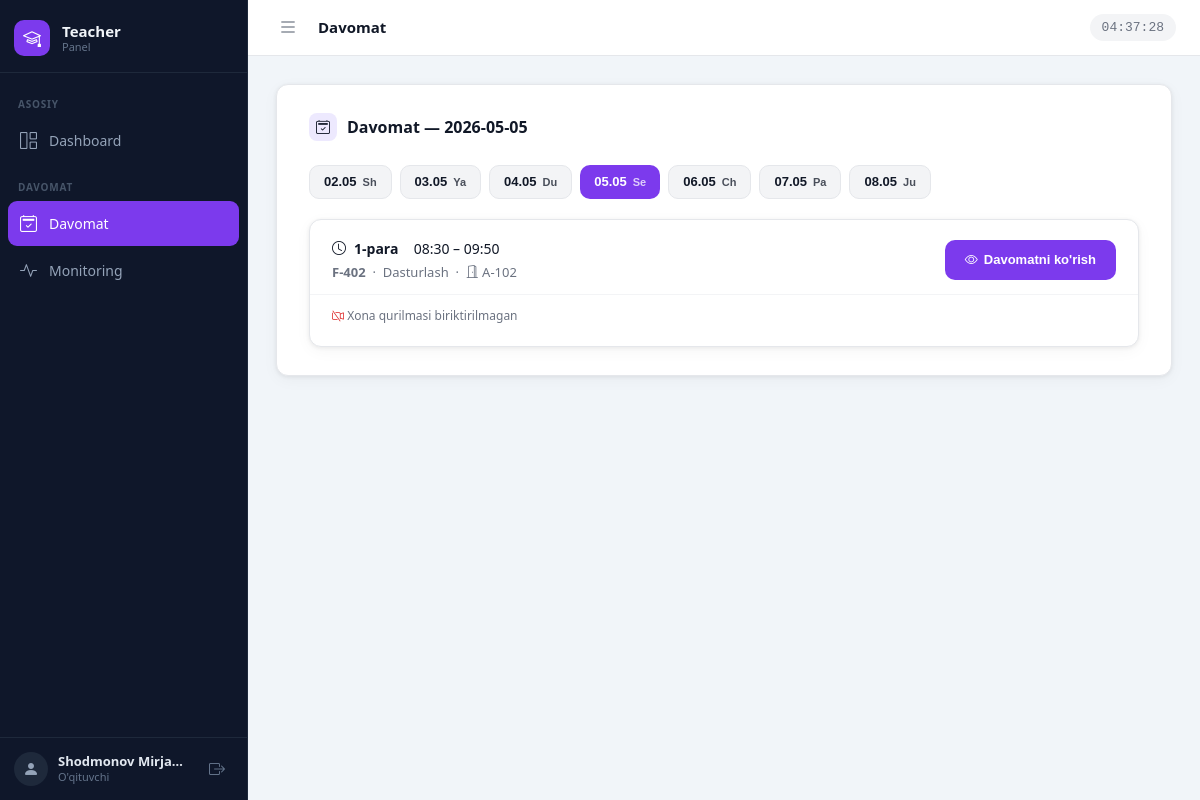
The page /schedule/teacher/attendance/?date=2026-05-05 (signed in) on the database its author committed.
### apps/user_management/models.py (models this page shows, shortened)
class UserProfile(models.Model):
    class Role(models.TextChoices):
        STUDENT = 'student', 'Talaba'
        TEACHER = 'teacher', "O'qituvchi"
        STAFF   = 'staff',   'Xodim'
    face_id    = models.CharField(max_length=100, unique=True, default='', verbose_name="Face ID")
    ais_id     = models.CharField(max_length=100, unique=True, default='', verbose_name="AIS ID")
    last_name  = models.CharField(max_length=100, verbose_name="Familya")
    first_name = models.CharField(max_length=100, verbose_name="Ism")
    role       = models.CharField(max_length=20, choices=Role.choices, default=Role.STUDENT, verbose_name="Lavozim")
    auth_user  = models.OneToOneField(
        settings.AUTH_USER_MODEL,
        on_delete=models.SET_NULL,
        null=True,
        blank=True,
        related_name='linked_profile',
        verbose_name='Tizim foydalanuvchisi',
    )
    is_active  = models.BooleanField(default=True, verbose_name="Faol")
    created_at = models.DateTimeField(auto_now_add=True)
    class Meta:
        verbose_name        = "Foydalanuvchi"
        verbose_name_plural = "Foydalanuvchilar"
        ordering            = ['last_name', 'first_name']
    def get_full_name(self):
        return f"{self.last_name} {self.first_name}"

### apps/schedule/models.py (models this page shows, shortened)
class LessonSlot(models.Model):
    class Weekday(models.IntegerChoices):
        MONDAY = 1, 'Dushanba'
        TUESDAY = 2, 'Seshanba'
        WEDNESDAY = 3, 'Chorshanba'
        THURSDAY = 4, 'Payshanba'
        FRIDAY = 5, 'Juma'
        SATURDAY = 6, 'Shanba'
    class LessonNumber(models.IntegerChoices):
        FIRST = 1, '1-para (08:30-09:50)'
        SECOND = 2, '2-para (10:00-11:20)'
        THIRD = 3, '3-para (11:30-12:50)'
        FOURTH = 4, '4-para (13:30-15:50)'
        FIFTH = 5, '5-para (16:00-17:20)'
    LESSON_TIMES = {
        LessonNumber.FIRST: (time(8, 30), time(9, 50)),
        LessonNumber.SECOND: (time(10, 0), time(11, 20)),
        LessonNumber.THIRD: (time(11, 30), time(12, 50)),
        LessonNumber.FOURTH: (time(13, 30), time(15, 50)),
        LessonNumber.FIFTH: (time(16, 0), time(17, 20)),
    }
    group_subject = models.ForeignKey(
        GroupSubject,
        on_delete=models.CASCADE,
        related_name='lesson_slots',
        verbose_name='Guruh fani',
    )
    room = models.ForeignKey(
        Room,
        on_delete=models.PROTECT,
        related_name='lesson_slots',
        verbose_name='Xona',
    )
    weekday = models.PositiveSmallIntegerField(
        choices=Weekday.choices,
        verbose_name='Hafta kuni',
    )
    lesson_number = models.PositiveSmallIntegerField(
        choices=LessonNumber.choices,
        default=LessonNumber.FIRST,
        verbose_name='Para',
    )
    start_time = models.TimeField(verbose_name='Boshlanish', editable=False)
    end_time = models.TimeField(verbose_name='Tugash', editable=False)
    is_active = models.BooleanField(default=True, verbose_name='Faol')
    created_at = models.DateTimeField(auto_now_add=True)
    class Meta:
        verbose_name = 'Dars sloti'
        verbose_name_plural = 'Dars slotlari'
        ordering = ['weekday', 'lesson_number', 'group_subject__group__group_name']

class GroupSubject(models.Model):
    group = models.ForeignKey(
        Group,
        on_delete=models.CASCADE,
        related_name='group_subjects',
        verbose_name='Guruh',
    )
    subject = models.ForeignKey(
        Subject,
        on_delete=models.PROTECT,
        related_name='group_offerings',
        verbose_name='Fan',
    )
    teacher = models.ForeignKey(
        UserProfile,
        on_delete=models.PROTECT,
        related_name='teaching_assignments',
        verbose_name="O'qituvchi",
    )
    is_active = models.BooleanField(default=True, verbose_name='Faol')
    created_at = models.DateTimeField(auto_now_add=True)
    class Meta:
        verbose_name = 'Guruh fani'
        verbose_name_plural = 'Guruh fanlari'
        ordering = ['group__group_name', 'subject__subject_name']
        constraints = [
            models.UniqueConstraint(
                fields=['group', 'subject'],
                name='unique_group_subject_offering',
            ),
        ]

### apps/groups/models.py (models this page shows, shortened)
class Group(models.Model):
    group_id = models.CharField(max_length=100, unique=True, verbose_name="Group ID")
    group_name = models.CharField(max_length=150, unique=True, verbose_name="Guruh nomi")
    is_active = models.BooleanField(default=True, verbose_name="Faol")
    created_at = models.DateTimeField(auto_now_add=True)
    class Meta:
        verbose_name = "Guruh"
        verbose_name_plural = "Guruhlar"
        ordering = ['group_name']

### apps/subjects/models.py (models this page shows, shortened)
class Subject(models.Model):
    subject_id = models.CharField(max_length=100, unique=True, verbose_name="Fan ID")
    subject_name = models.CharField(max_length=150, unique=True, verbose_name="Fan nomi")
    is_active = models.BooleanField(default=True, verbose_name="Faol")
    created_at = models.DateTimeField(auto_now_add=True)
    class Meta:
        verbose_name = "Fan"
        verbose_name_plural = "Fanlar"
        ordering = ['subject_name']

### apps/rooms/models.py (models this page shows, shortened)
class Room(models.Model):
    room_id = models.CharField(max_length=100, unique=True, verbose_name="Xona ID")
    room_name = models.CharField(max_length=150, unique=True, verbose_name="Xona nomi")
    is_active = models.BooleanField(default=True, verbose_name="Faol")
    created_at = models.DateTimeField(auto_now_add=True)
    class Meta:
        verbose_name = "Xona"
        verbose_name_plural = "Xonalar"
        ordering = ['room_name']

### apps/schedule/views.py (the view)
# urls.py: path('teacher/attendance/', views.teacher_attendance, name='teacher_attendance'),
@login_required
def teacher_attendance(request):
    teacher_profile = _get_linked_teacher_profile(request.user)
    if teacher_profile is None:
        return HttpResponseForbidden("Bu sahifa faqat teacher uchun.")
    tashkent_tz = timezone.get_fixed_timezone(300)  # UTC+5 for Tashkent
    selected_date = _parse_selected_date(request, tashkent_tz)
    selected_weekday = selected_date.isoweekday()
    day_buttons = [
        selected_date + timedelta(days=offset)
        for offset in range(-3, 4)
    ]
    assignments = GroupSubject.objects.filter(
        teacher=teacher_profile,
        is_active=True,
    )
    slots = LessonSlot.objects.filter(
        group_subject__in=assignments,
        is_active=True,
        weekday=selected_weekday,
    ).select_related('group_subject__group', 'group_subject__subject', 'room').order_by('lesson_number')
    slot_rows = []
    for slot in slots:
        room_device = _room_device_or_none(slot.room)
        has_room_device = bool(
            room_device and room_device.is_active and room_device.device_type == 'room'
        )
        slot_rows.append({
            'slot': slot,
            'has_room_device': has_room_device,
            'room_device_name': room_device.name if room_device else '',
        })
    return render(request, 'schedule/teacher_attendance_list.html', {
        'teacher_profile': teacher_profile,
        'day_buttons': day_buttons,
        'slot_rows': slot_rows,
        'selected_date': selected_date.strftime('%Y-%m-%d'),
    })

### apps/schedule/views.py (called while the page is built)
def _get_linked_teacher_profile(user):
    if not user.is_authenticated:
        return None
    return UserProfile.objects.filter(
        auth_user=user,
        role=UserProfile.Role.TEACHER,
        is_active=True,
    ).first()

def _parse_selected_date(request, tashkent_tz):
    selected_date_str = (request.GET.get('date') or '').strip()
    if selected_date_str:
        try:
            return datetime.strptime(selected_date_str, '%Y-%m-%d').date()
        except ValueError:
            pass
    current_date = timezone.localtime(timezone.now(), tashkent_tz).date()
    return current_date

def _room_device_or_none(room):
    try:
        return room.attendance_device
    except Device.DoesNotExist:
        return None

### apps/schedule/templates/schedule/teacher_attendance_list.html (shortened to what this page needs)
{% extends 'teacher_base.html' %}
{% load static %}
{% block page_title %}Davomat{% endblock %}
{% block nav_teacher_attendance %}active{% endblock %}
{% block content %}
<div class="card">
    <div class="card-title">
        <div class="icon"><i class="bi bi-calendar2-check"></i></div>
        Davomat — {{ selected_date }}
    </div>
    <div style="display:flex;gap:8px;flex-wrap:wrap;margin-bottom:20px;">
        {% for day in day_buttons %}
        <a href="?date={{ day|date:'Y-m-d' }}"
           class="btn-{% if day|date:'Y-m-d' == selected_date %}primary{% else %}secondary{% endif %}"
           style="font-size:13px;padding:6px 14px;">
            {{ day|date:"d.m" }}
            <span style="font-size:11px;opacity:0.75;display:block;text-align:center;">
                {% if day.isoweekday == 1 %}Du{% elif day.isoweekday == 2 %}Se{% elif day.isoweekday == 3 %}Ch{% elif day.isoweekday == 4 %}Pa{% elif day.isoweekday == 5 %}Ju{% elif day.isoweekday == 6 %}Sh{% else %}Ya{% endif %}
            </span>
        </a>
        {% endfor %}
    </div>
    {% if slot_rows %}
        <div style="display:flex;flex-direction:column;gap:12px;">
            {% for row in slot_rows %}
            <div class="dash-card" style="margin:0;">
                <div class="dash-card-header" style="flex-wrap:wrap;gap:8px;">
                    <div>
                        <h3 class="dash-card-title" style="margin:0;">
                            <i class="bi bi-clock"></i>
                            {{ row.slot.lesson_number }}-para &nbsp;
                            <span style="font-weight:400;font-size:14px;">
                                {{ row.slot.start_time|time:"H:i" }} – {{ row.slot.end_time|time:"H:i" }}
                            </span>
                        </h3>
                        <div style="margin-top:4px;font-size:13px;color:var(--text-muted);">
                            <strong>{{ row.slot.group_subject.group.group_name }}</strong>
                            &nbsp;·&nbsp;
                            {{ row.slot.group_subject.subject.subject_name }}
                            &nbsp;·&nbsp;
                            <i class="bi bi-door-open"></i> {{ row.slot.room.room_name }}
                        </div>
                    </div>
                    <a href="{% url 'schedule:teacher_attendance_detail' row.slot.pk %}?date={{ selected_date }}"
                       class="btn-primary" style="font-size:13px;">
                        <i class="bi bi-eye"></i> Davomatni ko'rish
                    </a>
                </div>
                <div class="dash-card-body" style="padding-top:8px;">
                    {% if row.has_room_device %}
                        <span style="font-size:12px;color:var(--text-muted);">
                            <i class="bi bi-camera-video" style="color:var(--color-green);"></i>
                            Xona qurilmasi: <strong>{{ row.room_device_name }}</strong>
                        </span>
                    {% else %}
                        <span style="font-size:12px;color:var(--text-muted);">
                            <i class="bi bi-camera-video-off" style="color:var(--color-red);"></i>
                            Xona qurilmasi biriktirilmagan
                        </span>
                    {% endif %}
                </div>
            </div>
            {% endfor %}
        </div>
    {% endif %}
</div>
{% endblock %}

### templates/teacher_base.html (shortened to what this page needs)
{% load static %}
<!DOCTYPE html>
<html lang="uz">
<head>
    <link rel="stylesheet" href="https://cdn.jsdelivr.net/npm/bootstrap-icons@1.11.3/font/bootstrap-icons.min.css">
    <link rel="stylesheet" href="{% static 'css/dashboard.css' %}">
</head>
<body>
<aside class="sidebar" id="sidebar">
    <div class="sidebar-logo">
        <div class="logo-icon"><i class="bi bi-mortarboard"></i></div>
        <div class="logo-text">
            <span class="logo-title">Teacher</span>
            <span class="logo-sub">Panel</span>
        </div>
    </div>
    <nav class="sidebar-nav">
        <div class="nav-section-label">Asosiy</div>
        <a href="{% url 'schedule:teacher_dashboard' %}" class="nav-item {% block nav_teacher_dashboard %}{% endblock %}">
            <span class="nav-icon"><i class="bi bi-grid-1x2"></i></span>
            <span class="nav-label">Dashboard</span>
        </a>
        <div class="nav-section-label">Davomat</div>
        <a href="{% url 'schedule:teacher_attendance' %}" class="nav-item {% block nav_teacher_attendance %}{% endblock %}">
            <span class="nav-icon"><i class="bi bi-calendar2-check"></i></span>
            <span class="nav-label">Davomat</span>
        </a>
        <a href="{% url 'schedule:teacher_monitoring' %}" class="nav-item {% block nav_teacher_monitoring %}{% endblock %}">
            <span class="nav-icon"><i class="bi bi-activity"></i></span>
            <span class="nav-label">Monitoring</span>
        </a>
    </nav>
    <div class="sidebar-footer">
        <div class="sidebar-user">
            <div class="user-avatar"><i class="bi bi-person-fill"></i></div>
            <div class="user-info">
                <span class="user-name">{{ teacher_profile.get_full_name|default:request.user.username }}</span>
                <span class="user-role">O'qituvchi</span>
            </div>
        </div>
        <a href="{% url 'logout' %}" class="logout-btn" title="Chiqish">
            <i class="bi bi-box-arrow-right"></i>
        </a>
    </div>
</aside>
<div class="main-wrapper">
    <header class="topbar">
        <div class="topbar-left">
            <button class="sidebar-toggle" id="sidebarToggle" title="Sidebar">
                <i class="bi bi-list"></i>
            </button>
            <div class="page-breadcrumb">
                <span class="breadcrumb-page">{% block page_title %}Teacher panel{% endblock %}</span>
            </div>
        </div>
        <div class="topbar-right">
            <div class="topbar-time" id="liveTime"></div>
        </div>
    </header>
    <main class="main-content">
        {% block content %}{% endblock %}
    </main>
</div>
</body>
</html>

### rows shown on the page
UserProfile: get_full_name "Shodmonov Mirja…"
LessonSlot: slot.lesson_number "1", slot.start_time "08:30", slot.end_time "09:50", slot.group_subject.group.group_name "F-402", slot.group_subject.subject.subject_name "Dasturlash", slot.room.room_name "A-102"

### other values the page prints
{{ selected_date }} "2026-05-05"
{{ day|date:"d.m" }} "02.05" "03.05" "04.05" "05.05" "06.05" "07.05" "08.05"
